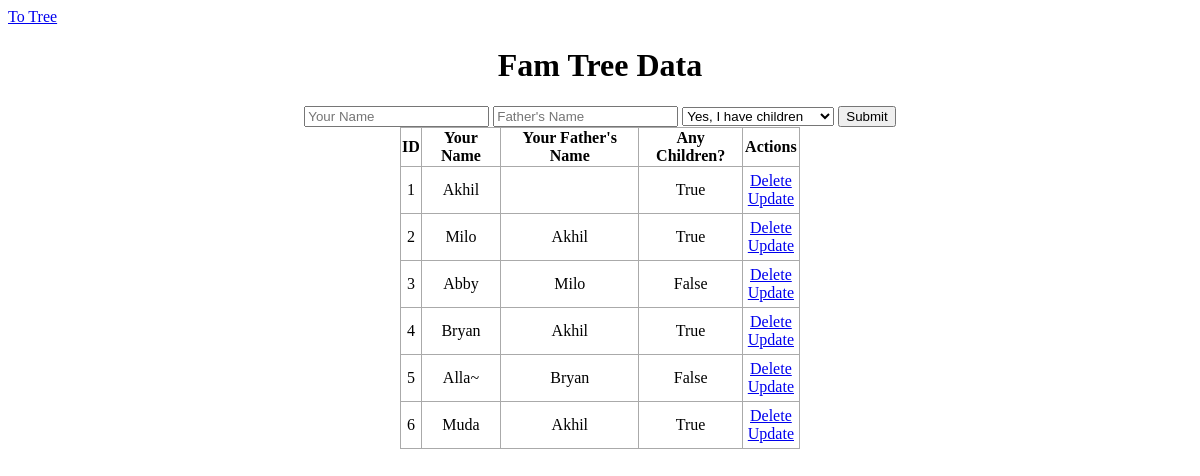
The page / on the database its author committed.
### functions.py (models this page shows, shortened)
class family_input(db.Model):
    id = db.Column(db.Integer, primary_key=True)
    name = db.Column(db.String(225), nullable=False, default="Sasha")
    parent = db.Column(db.String(225), nullable=False, default="Sasha")
    have_children = db.Column(db.String(225), nullable=False)

### functions.py (the view)
@app.route("/", methods=["POST", "GET"])
def index():
    if request.method == "POST":
        name = request.form.get("Your Name")
        father = request.form.get("Father's Name")
        children = request.form.get("Any Children?")
        entry = family_input(name=name, parent=father, have_children=children)
        try:
            db.session.add(entry)
            db.session.commit()
            return redirect("/")
        except:
            return "don goofed"
    else:
        entries = family_input.query.order_by(family_input.id).all()
        return render_template(
            "index2.html", entries=entries, entries_length=len(entries)
        )

### templates/index2.html (shortened to what this page needs)
{% extends 'base2.html' %}
{% block body %}
<a href='/display'>To Tree</a>
<div id=details>
    <h1 style="text-align: center">Fam Tree Data</h1>
</div>
<div class='form'>
    <form action="/" method="POST">
        <input type="text" name='Your Name' placeholder="Your Name" id=name>
        <input type="text" name="Father's Name" placeholder="Father's Name" id=parent>
        <select name="Any Children?" placeholder="Any children?">
            <option selected='selected' value="True">Yes, I have children</option>
        </select>
        <input type='submit' name='Add Task'>
    </form>
</div>
<div class="content">
    {% if entries|length < 1 %}
    <h4 style="text-align: center">There are no family entries. Create one below!</h4>
    {% else %}
    <table>
        <tr>
            <th>ID</th>
            <th> Your Name</th>
            <th> Your Father's Name</th>
            <th> Any Children?</th>
            <th> Actions</th>
        </tr>
        {% for entry in entries %}
        <tr>
            <td>{{ entry.id }}</td>
            <td>{{ entry.name }}</td>
            <td>{{ entry.parent }}</td>
            <td>{{ entry.have_children }}</td>
            <td>
                <a href="/delete/{{entry.id}}">Delete</a>
                <br>
                <a href="/update/{{entry.id}}">Update</a>
            </td>
        </tr>
        {% endfor %}
    </table>
    {% endif %}
</div>
{% endblock %}

### templates/base2.html (shortened to what this page needs)
<!DOCTYPE html>
<html lang="en">
<head>
    <link rel="stylesheet" href="{{ url_for('static', filename='css/main2.css') }}">
</head>
<body>
    {% block body %}{% endblock %}
</body>
</html>

### static/css/main2.css (style rules this page uses)
.content { margin: 0 auto; width: 400px; }
table, td, th { border: 1px solid #aaa; }
table { border-collapse: collapse; width: 100%; }
th { height: 30px; }
td { text-align: center; padding: 5px; }
.form { margin-top: 20px; text-align: center; }

### rows shown on the page
family_input: id "1", name "Akhil", have_children "True"
family_input: id "2", name "Milo", parent "Akhil", have_children "True"
family_input: id "3", name "Abby", parent "Milo", have_children "False"
family_input: id "4", name "Bryan", parent "Akhil", have_children "True"
family_input: id "5", name "Alla~", parent "Bryan", have_children "False"
family_input: id "6", name "Muda", parent "Akhil", have_children "True"
